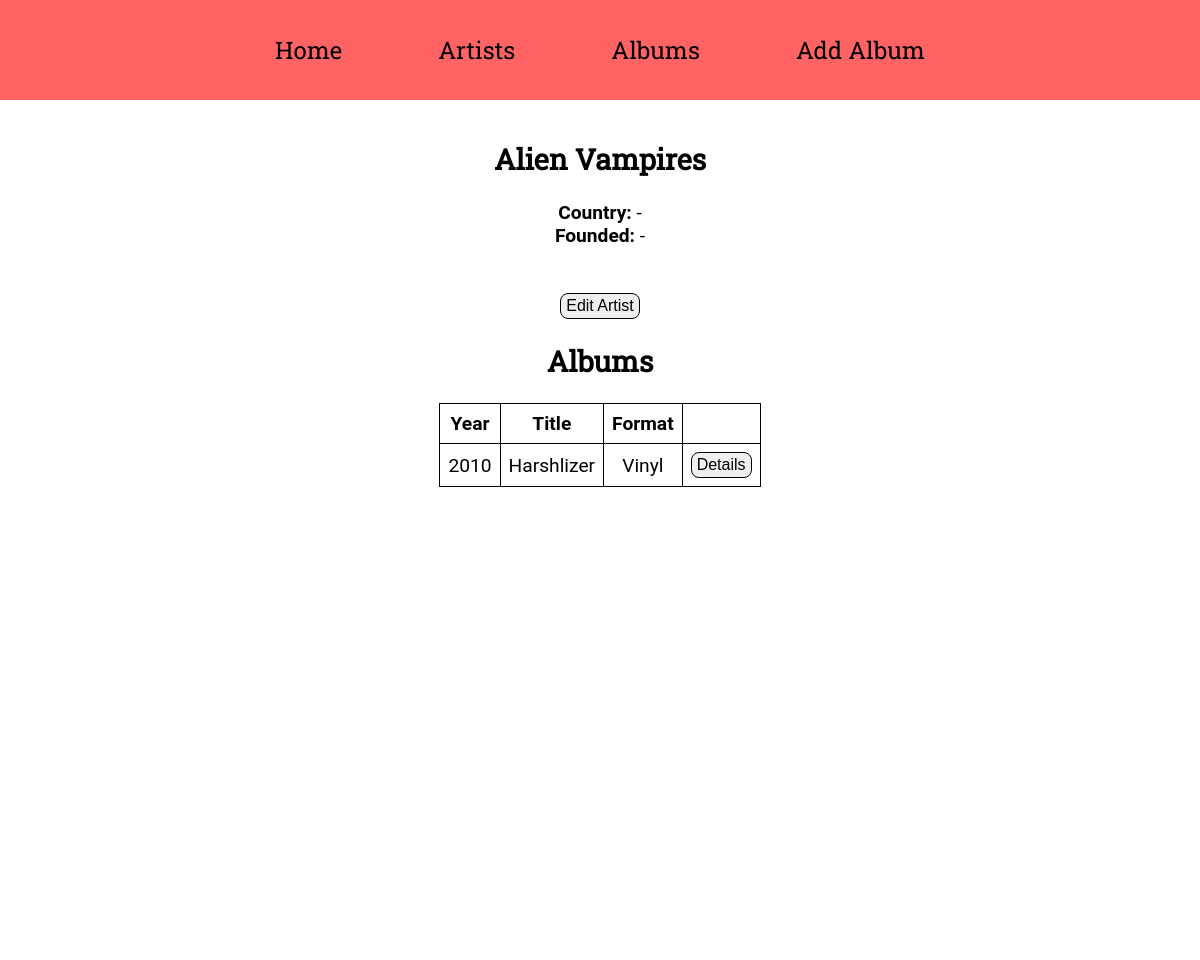
The page /artist_details/4 on the database its author committed.
### app/models.py (models this page shows)
class Artist(db.Model):
    __tablename__ = "artist"
    id: so.Mapped[int] = so.mapped_column(primary_key=True)
    name: so.Mapped[str] = so.mapped_column(sa.String(128), index=True, unique=True)
    country: so.Mapped[Optional[str]] = so.mapped_column(sa.String(64))
    year_of_founding: so.Mapped[Optional[int]] = so.mapped_column(
        sa.SmallInteger, index=True
    )
    notes: so.Mapped[Optional[str]] = so.mapped_column(sa.String(256))
    albums: so.Mapped[list["Album"]] = so.relationship(back_populates="artist")

class Album(db.Model):
    __tablename__ = "album"
    id: so.Mapped[int] = so.mapped_column(primary_key=True)
    discogs_id: so.Mapped[Optional[int]] = so.mapped_column(sa.Integer, unique=True)
    title: so.Mapped[str] = so.mapped_column(sa.String(64), index=True)
    year: so.Mapped[Optional[int]] = so.mapped_column(sa.SmallInteger)
    format: so.Mapped[AlbumFormat] = so.mapped_column(
        sa.Enum(AlbumFormat, name="album_format")
    )
    label: so.Mapped[Optional[str]] = so.mapped_column(sa.String(64))
    cover_path: so.Mapped[Optional[str]] = so.mapped_column(sa.String(128))
    notes: so.Mapped[Optional[str]] = so.mapped_column(sa.String(256))
    artist_id: so.Mapped[int] = so.mapped_column(sa.ForeignKey(Artist.id), index=True)
    artist: so.Mapped["Artist"] = so.relationship(back_populates="albums")
    tracks: so.Mapped[list["Track"]] = so.relationship(
        back_populates="album", cascade="all, delete-orphan"
    )
    genres: so.Mapped[list["Genre"]] = so.relationship(
        secondary=album_genres, back_populates="albums"
    )

### app/main/routes.py (the view)
@bp.route("/artist_details/<int:artist_id>", methods=["GET"])
def artist_details(artist_id):
    artist = db.session.scalar(sa.select(Artist).where(Artist.id == artist_id))
    albums = db.session.scalars(
        sa.Select(Album).where(Album.artist_id == artist_id).order_by(Album.year)
    ).all()
    if not artist:
        flash("Artist not found.")
        return redirect(url_for("main.artists"))
    return render_template(
        "artist_details.html", title=artist.name, artist=artist, albums=albums
    )

### app/templates/artist_details.html (shortened to what this page needs)
{% extends "base.html" %}
{% block content %}
<div class="artist-details">
    <div class="artist-details-text">
        <h2>{{ artist.name }}</h2><br>
        <p><b>Country: </b>{{ artist.country or "-"}}</p>
        <p><b>Founded: </b>{{ artist.year_of_founding or "-"}}</p><br>
        <br>
        <button type="button"><a href="{{ url_for('main.edit_artist', artist_id=artist.id) }}">Edit Artist</a></button>
        <br><br>
    </div>
    <div class="artist-details-albums">
        <h2>Albums</h2><br>
        <table>
            <tr>
                <th>Year</th>
                <th>Title</th>
                <th>Format</th>
            </tr>
            <tr>
                {% for album in albums %}
                <td>{{ album.year }}</td>
                <td>{{ album.title }}</td>
                <td>{{ album.format.value.capitalize() }}</td>
                <td><button type="button"><a
                            href="{{ url_for('main.album_details', album_id=album.id) }}">Details</a></button></td>
                {% endfor %}
            </tr>
        </table>
    </div>
</div>
{% endblock %}

### app/static/css/style.css (style rules this page uses)
* { box-sizing: border-box; margin: 0; padding: 0; }
body { min-height: 100vh; font-family: "Roboto"; }
h2 { font-family: "Roboto Slab"; }
a { text-decoration: none; color: currentColor; }
table, th, td { border: 1px solid; border-collapse: collapse; padding: 8px; font-size: 1.2rem; margin-bottom: 2rem; }
button { font-size: 1rem; padding: 3px 5px; cursor: pointer; border-radius: 8px; border: 1px solid; }
.artist-details { height: 100%; width: 100%; margin-top: 5rem; display: flex; flex-direction: column; justify-content: flex-start; align-items: center; font-size: 1.2rem; }
.artist-details-text { text-align: center; }
.artist-details-albums { text-align: center; }

### rows shown on the page
Artist: name "Alien Vampires", country "-", year_of_founding "-"
Album: year "2010", title "Harshlizer", format.value "Vinyl"
